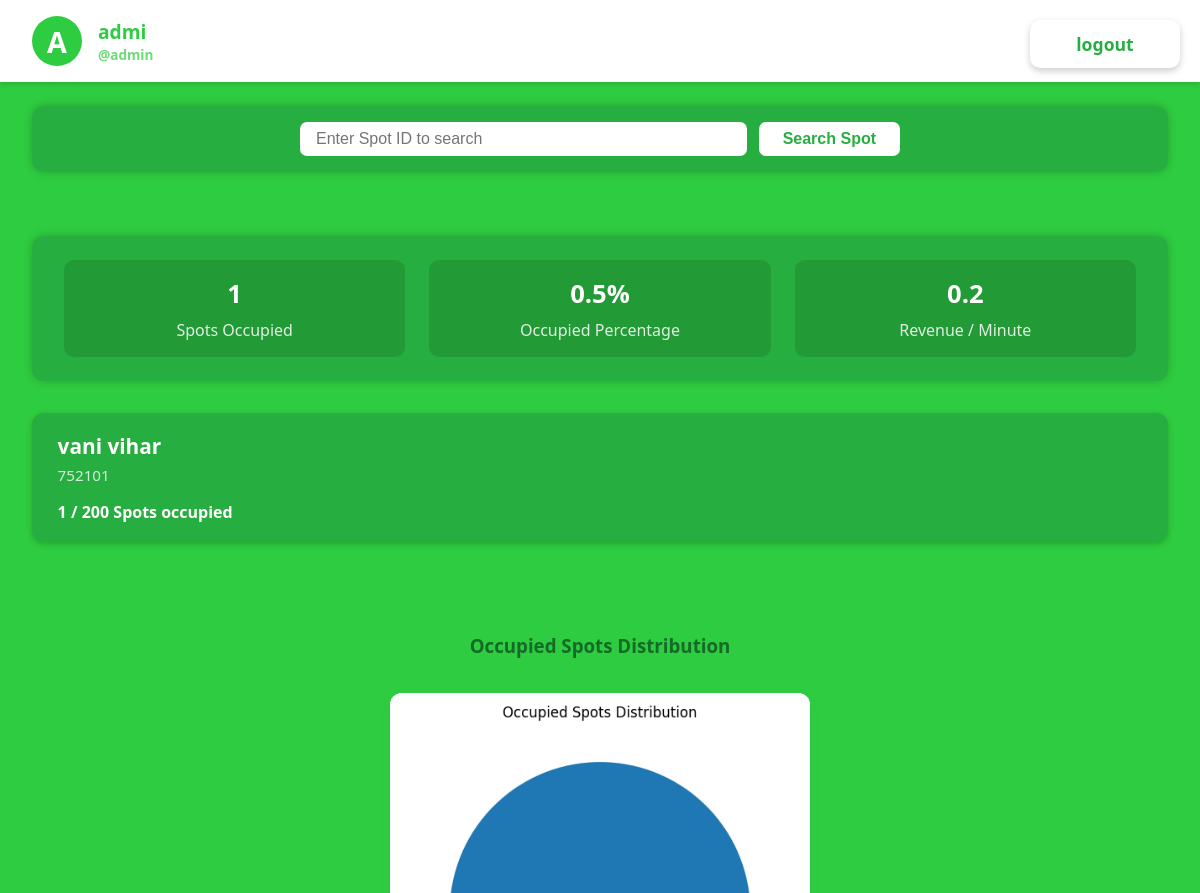
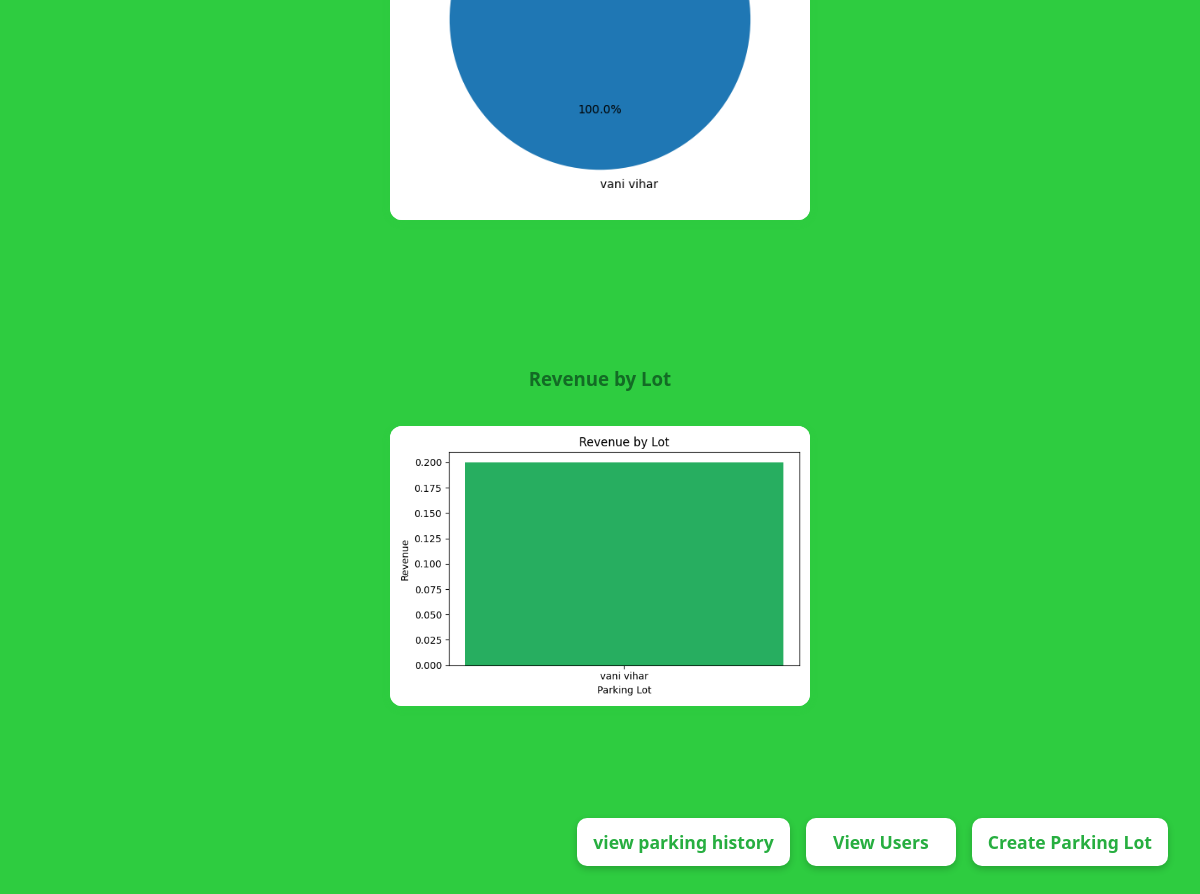
The page /admin/dashboard (signed in) on the database its author committed (2 pictures, top to bottom).
### models.py (models this page shows)
class User(db.Model):
    __tablename__ = 'users'
    id = db.Column(db.Integer, primary_key=True)
    full_name = db.Column(db.String(100), nullable=True)
    username = db.Column(db.String(80), unique=True, nullable=False)
    password = db.Column(db.String(200), nullable=False)
    role = db.Column(db.String(20), nullable=False)
    vehicles = db.relationship('Vehicle', backref='user', cascade='all, delete-orphan')
    reservations = db.relationship('Reservation', backref='user', cascade='all, delete-orphan')

class Lot(db.Model):
    __tablename__ = 'lots'
    lot_id = db.Column(db.Integer, primary_key=True)
    location_name = db.Column(db.String(100), nullable=False)
    price = db.Column(db.Float, nullable=False) # price per unit time
    address = db.Column(db.String(200), nullable=True)
    pin_code = db.Column(db.String(20), nullable=True)
    max_spots = db.Column(db.Integer, nullable=False)
    spots = db.relationship('Spot', backref='lot', cascade='all, delete-orphan')

### app.py (the view)
@app.route('/admin/dashboard')
def admin_dashboard():
    if session.get('role') != 'admin':
        flash('Admin login required.')
        return redirect(url_for('auth.login'))
    user_id = session.get('user_id')
    user = User.query.get(user_id)
    name = user.full_name
    parking_lots = Lot.query.all()
    total_spots_occupied = 0
    total_spots = 0
    total_revenue_per_minute = 0.0
    lots_data = []
    for lot in parking_lots:
        occupied_spots_count = Spot.query.filter_by(lot_id=lot.lot_id, status='O').count()
        max_spots = lot.max_spots
        total_spots_occupied += occupied_spots_count
        total_spots += max_spots
        lot_revenue = lot.price * occupied_spots_count
        total_revenue_per_minute += lot_revenue
        lots_data.append({
            'id': lot.lot_id,
            'location_name': lot.location_name,
            'pin_code': lot.pin_code,
            'occupied': occupied_spots_count,
            'max_spots': max_spots
        })
    occupancy_percent = (total_spots_occupied / total_spots * 100) if total_spots else 0
    parking_lots = Lot.query.all()
    lot_names = []
    occupied_counts = []
    revenues = []
    for lot in parking_lots:
        lot_names.append(lot.location_name)
        occ = Spot.query.filter_by(lot_id=lot.lot_id, status='O').count()
        occupied_counts.append(occ)
        rev = lot.price * occ
        revenues.append(rev)
    pie_img = None
    if lot_names and sum(occupied_counts) > 0:
        fig1, ax1 = plt.subplots(figsize=(5,5))
        ax1.pie(occupied_counts, labels=lot_names, autopct='%1.1f%%', startangle=90)
        ax1.set_title('Occupied Spots Distribution')
        buf = io.BytesIO()
        plt.tight_layout()
        fig1.savefig(buf, format='png')
        buf.seek(0)
        pie_img = base64.b64encode(buf.read()).decode('ascii')
        plt.close(fig1)
    bar_img = None
    if lot_names and revenues:
        fig2, ax2 = plt.subplots(figsize=(6,4))
        ax2.bar(lot_names, revenues, color='#27ae60')
        ax2.set_ylabel('Revenue')
        ax2.set_xlabel('Parking Lot')
        ax2.set_title('Revenue by Lot')
        plt.tight_layout()
        buf = io.BytesIO()
        fig2.savefig(buf, format='png')
        buf.seek(0)
        bar_img = base64.b64encode(buf.read()).decode('ascii')
        plt.close(fig2)
    return render_template(
        'admin_dashboard.html',
        username=session.get('username', 'admin'),
        name=name,
        spots_occupied=total_spots_occupied,
        occupancy_percent=round(occupancy_percent, 2),
        revenue_per_minute=round(total_revenue_per_minute, 2),
        parking_lots=lots_data,
        pie_img=pie_img,
        bar_img=bar_img,
    )

### templates/admin_dashboard.html (shortened to what this page needs)
<!DOCTYPE html>
<html lang="en">
<head>
    <link rel="stylesheet" href="{{ url_for('static', filename='css/admin_dashboard.css') }}">
</head>
<body>
<header>
    <div class="profile-pic">
        {{ username[0] | upper }}
    </div>
    <div class="profile-details">
        <div class="profile-name">{{ name }}</div>
        <div class="profile-username">@{{ username }}</div>
    </div>
    <a class="logout-button" href="{{ url_for('auth.logout') }}">logout</a>
</header>
<main>
    <section class="search-spot-section">
        <form method="GET" action="{{ url_for('admin.search_spot') }}" class="search-spot-form">
            <input
                type="number"
                name="spot_id"
                placeholder="Enter Spot ID to search"
                min="1"
                required
                value="{{ searched_spot.spot_id if searched_spot else '' }}"
            />
            <button type="submit">Search Spot</button>
        </form>
    </section>
    <section class="analytics" aria-label="Parking analytics summary">
        <div class="analytic-item">
            <h3>{{ spots_occupied }}</h3>
            <p>Spots Occupied</p>
        </div>
        <div class="analytic-item">
            <h3>{{ occupancy_percent }}%</h3>
            <p>Occupied Percentage</p>
        </div>
        <div class="analytic-item">
            <h3>{{ revenue_per_minute }}</h3>
            <p>Revenue / Minute</p>
        </div>
    </section>
    <section class="parking-spots-grid" aria-label="Grid of parking lots and occupancy">
        {% for lot in parking_lots %}
        <a href="{{ url_for('admin.lot_list', lot_id=lot.id) }}" class="parking-spot-card-link" aria-label="View details of {{ lot.location_name }}">
            <article class="parking-spot-card">
                <div class="parking-spot-title">{{ lot.location_name }}</div>
                <div class="parking-spot-subtitle">{{ lot.pin_code }}</div>
                <div class="parking-spot-occupancy">
                    {{ lot.occupied }} / {{ lot.max_spots }} Spots occupied
                </div>
            </article>
        </a>
        {% else %}
        <p>No parking lots available.</p>
        {% endfor %}
    </section>
    {% if pie_img %}
    <section class="dashboard-charts">
        <h3 style="color:#136b25;">Occupied Spots Distribution</h3>
        <img alt="Pie chart: occupied spots"/>
    </section>
    {% endif %}
    {% if bar_img %}
    <section class="dashboard-charts">
        <h3 style="color:#136b25;">Revenue by Lot</h3>
        <img alt="Bar chart: lot revenues"/>
    </section>
    {% endif %}
    <div class="dashboard-bottom-buttons">
        <a href="{{ url_for('admin.parking_history')}}" class="create-lot-button">view parking history</a>
        <a href="{{ url_for('admin.view_users') }}" class="create-lot-button">View Users</a>
        <a href="{{ url_for('admin.create_parking_lot') }}" class="create-lot-button">Create Parking Lot</a>
    </div>
</main>
</body>
</html>

### static/css/admin_dashboard.css (style rules this page uses)
* { box-sizing: border-box; }
body { margin: 0; font-family: 'Segoe UI', Tahoma, Geneva, Verdana, sans-serif; background-color: #2ecc40; color: white; min-height: 100vh; display: flex; flex-direction: column; }
header { background: white; padding: 1rem 2rem; display: flex; align-items: center; color: #2ecc40; box-shadow: 0 2px 5px rgba(0,0,0,0.15); font-weight: 600; }
.profile-pic { background-color: #2ecc40; color: white; font-weight: bold; font-size: 1.8rem; width: 50px; height: 50px; border-radius: 50%; display: flex; justify-content: center; align-items: center; margin-right: 1rem; user-select: none; }
.profile-details { display: flex; flex-direction: column; }
.profile-name { font-size: 1.2rem; }
.profile-username { font-size: 0.85rem; opacity: 0.7; }
main { flex-grow: 1; padding: 1.5rem 2rem 2rem 2rem; display: flex; flex-direction: column; gap: 2rem; }
.analytics { background: #27ae40; border-radius: 12px; padding: 1.5rem 2rem; box-shadow: 0 0 10px rgba(0,0,0,0.2); display: flex; justify-content: space-around; flex-wrap: wrap; gap: 1.5rem; color: white; }
.analytic-item { min-width: 220px; flex: 1 1 220px; background: #229a35; border-radius: 10px; padding: 1rem 1.5rem; text-align: center; }
.analytic-item h3 { margin: 0 0 0.5rem 0; font-weight: 700; font-size: 1.6rem; }
.analytic-item p { margin: 0; font-size: 1rem; opacity: 0.85; }
.parking-spots-grid { display: grid; grid-template-columns: repeat(auto-fit, minmax(230px, 1fr)); gap: 1.5rem; }
.parking-spot-card { background: #27ae40; padding: 1.2rem 1.6rem; border-radius: 12px; box-shadow: 0 2px 6px rgba(0,0,0,0.2); color: white; display: flex; flex-direction: column; justify-content: center; }
.parking-spot-title { font-size: 1.3rem; font-weight: 700; margin-bottom: 0.3rem; }
.parking-spot-subtitle { font-size: 0.95rem; opacity: 0.8; margin-bottom: 1rem; }
.parking-spot-occupancy { font-size: 1rem; font-weight: 600; }
.parking-spot-card-link { text-decoration: none; color: inherit; display: block; }
.search-spot-section { background: #27ae40; padding: 1rem 2rem; border-radius: 12px; box-shadow: 0 0 10px rgba(0, 0, 0, 0.2); margin-bottom: 2rem; color: white; display: flex; flex-direction: column; align-items: center; }
.search-spot-form { display: flex; width: 100%; max-width: 600px; gap: 0.75rem; }
.search-spot-form input[type="number"] { flex-grow: 1; border-radius: 7px; border: none; padding: 0.5rem 1rem; font-size: 1rem; box-sizing: border-box; min-width: 0; }
.search-spot-form button { background-color: white; color: #27ae40; border: none; border-radius: 7px; font-weight: 700; padding: 0 1.5rem; cursor: pointer; transition: background-color 0.3s ease; font-size: 1rem; }
.dashboard-bottom-buttons { display: flex; justify-content: flex-end; gap: 1rem; margin-top: 1.5rem; margin-bottom: 2.5rem; flex-wrap: wrap; }
.create-lot-button { padding: 0.75rem 1rem; background-color: white; color: #27ae40; font-size: 1.1rem; font-weight: 700; border: none; border-radius: 10px; cursor: pointer; text-align: center; text-decoration: none; box-shadow: 0 3px 7px rgba(0, 0, 0, 0.2); transition: background-color 0.3s ease; min-width: 150px; display: inline-flex; justify-content: center; align-items: center; }
.logout-button { position: fixed; top: 20px; right: 20px; padding: 0.75rem 1rem; background-color: white; color: #27ae40; font-size: 1.1rem; font-weight: 700; border: none; border-radius: 10px; cursor: pointer; text-align: center; text-decoration: none; box-shadow: 0 3px 7px rgba(0, 0, 0, 0.2); transition: background-color 0.3s ease; width: auto; min-width: 150px; z-index: 1000; display: inline-flex; justify-content: center; align-items: center; }
.dashboard-charts { display: flex; flex-direction: column; align-items: center; margin: 2.5rem 0; }
.dashboard-charts img { max-width: 420px; width: 100%; background: #fff; border-radius: 12px; box-shadow: 0 2px 8px rgba(46,204,64,0.13); margin: 1rem auto; }

### rows shown on the page
User: full_name "admi"
Lot: location_name "vani vihar", pin_code "752101", occupied "1", max_spots "200"

### other values the page prints
{{ username[0] | upper }} "A"
{{ username }} "admin"
{{ spots_occupied }} "1"
{{ occupancy_percent }} "0.5"
{{ revenue_per_minute }} "0.2"
